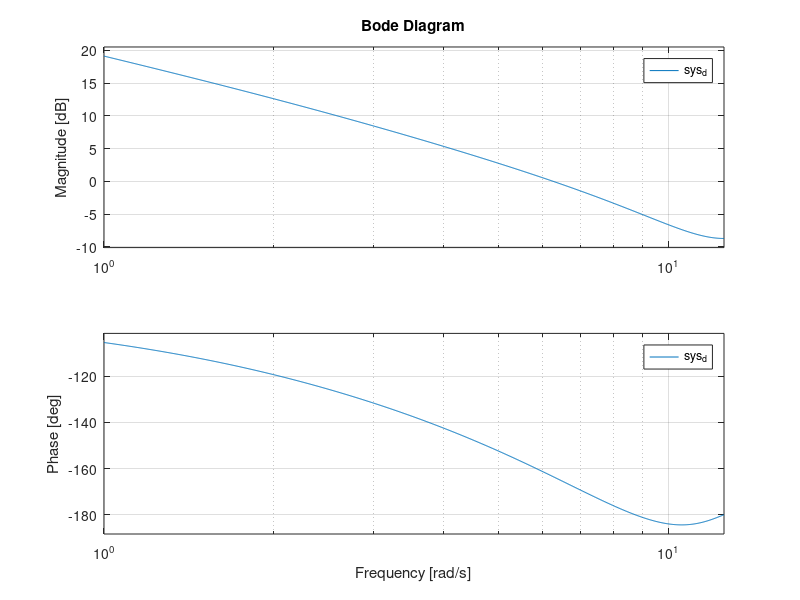

The MATLAB source for this figure:
%%%% Lateral Vehicle Dynamics
clc
clear all
%the property of vehicle
m = 2650; % mass(kg)
I = 3000; %Inertia(kg*m^2)
a = 1.70; % Distance from center of mass to front axle (m)
b = 1.71; % Distance from center of mass to  rear axle (m)
Caf = -82600; %Lateral stiffness of the front wheels (N/rad)
Car = -71900; %Lateral stiffness of the rear wheels (N/rad)
Vx = 25; %Vx is the longitudinal velocity (m/s)
Wr = 2; %rotation velocity (rad/s)

%% Initial Element
% y is the vehicle lateral postion, measured along the vehicle
% lateral axis to the point O which is the center of rotation
% Vx is the longitudinal velocity;
% yaw is the yaw angle;
% define x = [y; dot(y); yaw; dot(yaw)];  change to error state
As = [ 0, 1, 0, 0;
      0, 2*(Caf+Car)/(m*Vx), -2*(Caf+Car)/m, 2*(Caf*a-Car*b)/(m*Vx);
      0, 0, 0, 1;
      0, 2*(Caf*a-Car*b)/(I*Vx) ,-2*(Caf*a-Car*b)/I, 2*(Caf*b^2+Car*a^2)/(I*Vx)];
% A =round(A,2);
Bs = [0; -2*Caf/m; 0; -2*a*Caf/I];
Es = [0; 2*(Caf*a-Car*b)/(m*Vx)-Vx;0;2*(Caf*a^2+Car*b^2)/(I*Vx)];
E = Es * Wr;
% B = round(B,2);
Cs = [0 0 1 0];
Ds = zeros(size(Cs,1), size(Bs,2));
% initial state
x0 = [0.8;0.2;-0.6;0];
%% turn the continuous part into discrete and judge the stability of the initial state
Ts = 0.25; %sample frequency(s)
sys = ss(As,Bs,Cs,Ds);
G = tf(sys);
p = pole(G)
[GM, PM, Wcg, Wcp] = margin(G);
sys_d  = c2d(sys,Ts,'zoh');
% get discrete A,B,C
A = sys_d.A;
B = sys_d.B;
C = sys_d.C;
D = sys_d.D;
[numerator, denominator] = tfdata(sys, 'v');
G_d = tf(sys_d)
p_d = pole(G_d)
[GM, PM, Wcg, Wcp] = margin(G_d)
figure(1)
bode(sys_d);
grid on

% figure(2)
% step(sys_d)
% grid on
% figure(2)
% nyquist(sys_d)
% 
% % lsim
% figure(2)
% initial(sys_d,x0)
% figure(4)
% t = 1 : 0.5 : 30;
% u = max(0,min(t-1,1));
% [u,t] = gensig("square",2,20);
% lsim(sys_d,u,t,x0)

%% Use PID to make the system more stable

% suppose PM = 55 a steady error is 0.5
% pid choose ww = 1
% x = 2.5;
% result_num = polyval(numerator,x*i);
% result_de = polyval(denominator,x*i);
% p = result_num/result_de;
% magnitude = abs(p);
% phase = angle(p);
% phase = rad2deg(phase);
% theta = 180 + 55 - phase;
% % Kp = cosd(theta)/magnitude
% %let Ki = 0.5
Kp = 0.4;
Ki = 0.06;
Kd = 0.1;
% Kd = (sind(theta)/magnitude + Ki/x)/x
% Kd = 0;
% Tf = 1;
% PID = pid(Kp,Ki,Kd,Tf,Ts);
% 
% 
% sys_control = feedback(sys_d*PID,1);
% [numerator_c, denominator_c] = tfdata(sys_control, 'v');
% Gz = tf(sys_control)
% % % initial(sys_control,x0)
% figure
% % step(sys_control)
% figure(4)
% grid on
% bode(sys_control)
% figure(5)
% nyquist(sys_control)
% p_Gz = pole(Gz)
% [GM, PM, Wcg, Wcp] = margin(Gz)

%% pole placement
p0 = [0.7,0.4,-0.7,-0.3];
K = place(A,B,p0);


